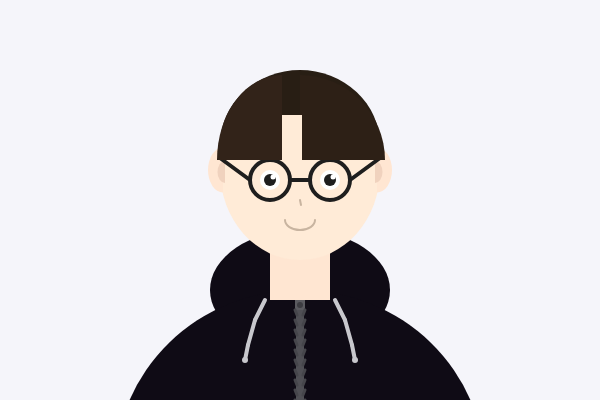
Frame 1 (no input)
Frame 60 (no input): identical to frame 1, image omitted
Frame 120 (the mouse pressed at the canvas centre since frame 60): identical to frame 1, image omitted

The p5.js sketch that drew this single still picture (run headless with seeded random() and noise() and a simulated clock; from frame 60 on, the mouse is pressed at the canvas centre):

// p5.js sketch
// ── sketch.js
function setup() {
  createCanvas(600, 400);
}

function draw() {
  background(245,245,250);
  
  // 후드 모자
  noStroke();
  fill(15, 11, 21);
  ellipse(300, 290, 180, 120);
  
  // 후드 티
  fill(15, 11, 21);
  ellipse(300, 470, 370, 360);
  
  // 지퍼
  stroke(80, 80, 85);
  strokeWeight(8);
  line(300, 290, 300, 480);
  
  // 지퍼 손잡이
  fill(90, 90, 95);
  noStroke();
  rect(295, 290, 10, 20, 2);
  fill(60, 60, 65);
  circle(300, 305, 6);
  
  // 지퍼 이빨
  stroke(70, 70, 75);
  strokeWeight(3);
  line(295, 310, 297, 315);
  line(305, 310, 303, 315);
  line(295, 320, 297, 325);
  line(305, 320, 303, 325);
  line(295, 330, 297, 335);
  line(305, 330, 303, 335);
  line(295, 340, 297, 345);
  line(305, 340, 303, 345);
  line(295, 350, 297, 355);
  line(305, 350, 303, 355);
  line(295, 360, 297, 365);
  line(305, 360, 303, 365);
  line(295, 370, 297, 375);
  line(305, 370, 303, 375);
  line(295, 380, 297, 385);
  line(305, 380, 303, 385);
  line(295, 390, 297, 395);
  line(305, 390, 303, 395);
  line(295, 400, 297, 405);
  line(305, 400, 303, 405);
  line(295, 410, 297, 415);
  line(305, 410, 303, 415);
  line(295, 420, 297, 425);
  line(305, 420, 303, 425);
  line(295, 430, 297, 435);
  line(305, 430, 303, 435);
  line(295, 440, 297, 445);
  line(305, 440, 303, 445);
  line(295, 450, 297, 455);
  line(305, 450, 303, 455);
  line(295, 460, 297, 465);
  line(305, 460, 303, 465);
  line(295, 470, 297, 475);
  line(305, 470, 303, 475);
  
  // 후드 끈 - 왼쪽
  stroke(200, 200, 205);
  strokeWeight(4);
  noFill();
  line(265, 300, 255, 320);
  line(255, 320, 248, 345);
  line(248, 345, 245, 360);
  
  // 후드 끈 - 오른쪽
  line(335, 300, 345, 320);
  line(345, 320, 352, 345);
  line(352, 345, 355, 360);
  
  // 끈 끝부분
  fill(200, 200, 205);
  noStroke();
  circle(245, 360, 6);
  circle(355, 360, 6);
  
  // 주머니 - 왼쪽
  noFill();
  stroke(25, 21, 31);
  strokeWeight(2);
  arc(230, 430, 80, 60, 0, PI);
  
  // 주머니 - 오른쪽
  arc(370, 430, 80, 60, 0, PI);
  
  // 목 부분
  fill(255, 230, 210);
  noStroke();
  rect(270, 250, 60, 50);
  
  // 머리
  fill(255, 235, 215);
  noStroke();
  ellipse(300, 170, 160, 180);
  
  fill(255, 230, 210);
  noStroke();
  // 왼쪽 귀
  arc(223, 170, 30, 45, HALF_PI, PI + HALF_PI, OPEN);
  // 오른쪽 귀
  arc(377, 170, 30, 45, -HALF_PI, HALF_PI, OPEN);
            
  // 귀 안쪽 디테일
  fill(240, 210, 190);
  arc(225, 172, 15, 22, HALF_PI, PI + HALF_PI, OPEN);
  arc(375, 172, 15, 22, -HALF_PI, HALF_PI, OPEN);
 
  
  // 안경
  noFill();
  stroke(30, 30, 30);
  strokeWeight(4);
  // 왼쪽 렌즈
  circle(270, 180, 40);
  // 오른쪽 렌즈
  circle(330, 180, 40);
  // 브릿지
  line(290, 180, 310, 180);
  // 안경다리
  line(250, 180, 220, 158);
  line(350, 180, 380, 158);
  
  // 머리카락 - 뒷부분 전체
  fill(40, 30, 20);
  noStroke();
  arc(300, 145, 160, 150, PI, TWO_PI);
  
  // 가르마 - 왼쪽 머리 (1/4 원)
  fill(50, 35, 25);
  arc(282, 160, 130, 170, PI, PI + HALF_PI);
      
  // 가르마 - 오른쪽 머리 (1/4 원)
  fill(45, 32, 22);
  arc(300, 160, 170, 170, PI + HALF_PI, TWO_PI);
  
  // 목 부분
  fill(255, 235, 215);
  rect(282, 115, 20, 45);
  
  
  // 눈
  fill(255);
  noStroke();
  circle(270, 180, 20);
  circle(330, 180, 20);
            
  // 눈동자
  fill(30, 30, 30);
  circle(270, 180, 12);
  circle(330, 180, 12);
            
  // 눈 하이라이트
  fill(255);
  circle(273, 177, 5);
  circle(333, 177, 5);
  
  // 코 (작은 선)
  stroke(200, 180, 160);
  strokeWeight(2);
  line(300, 200, 301, 205);
  
  // 입
  noFill();
  stroke(200, 180, 160);
  strokeWeight(2);
  arc(300, 220, 30, 20, 0, PI);
  

}
